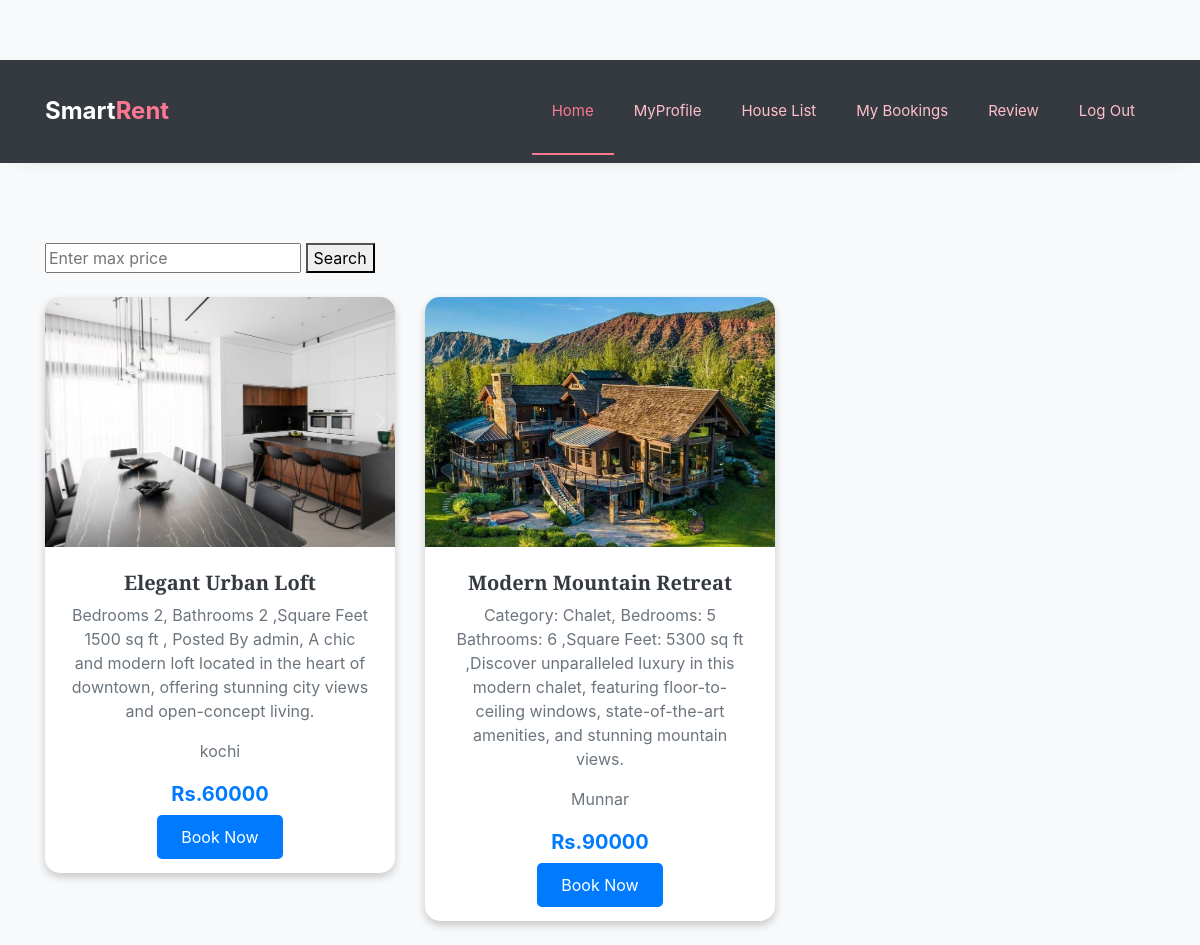
The page /User/HouseList/ on the database as committed earlier.
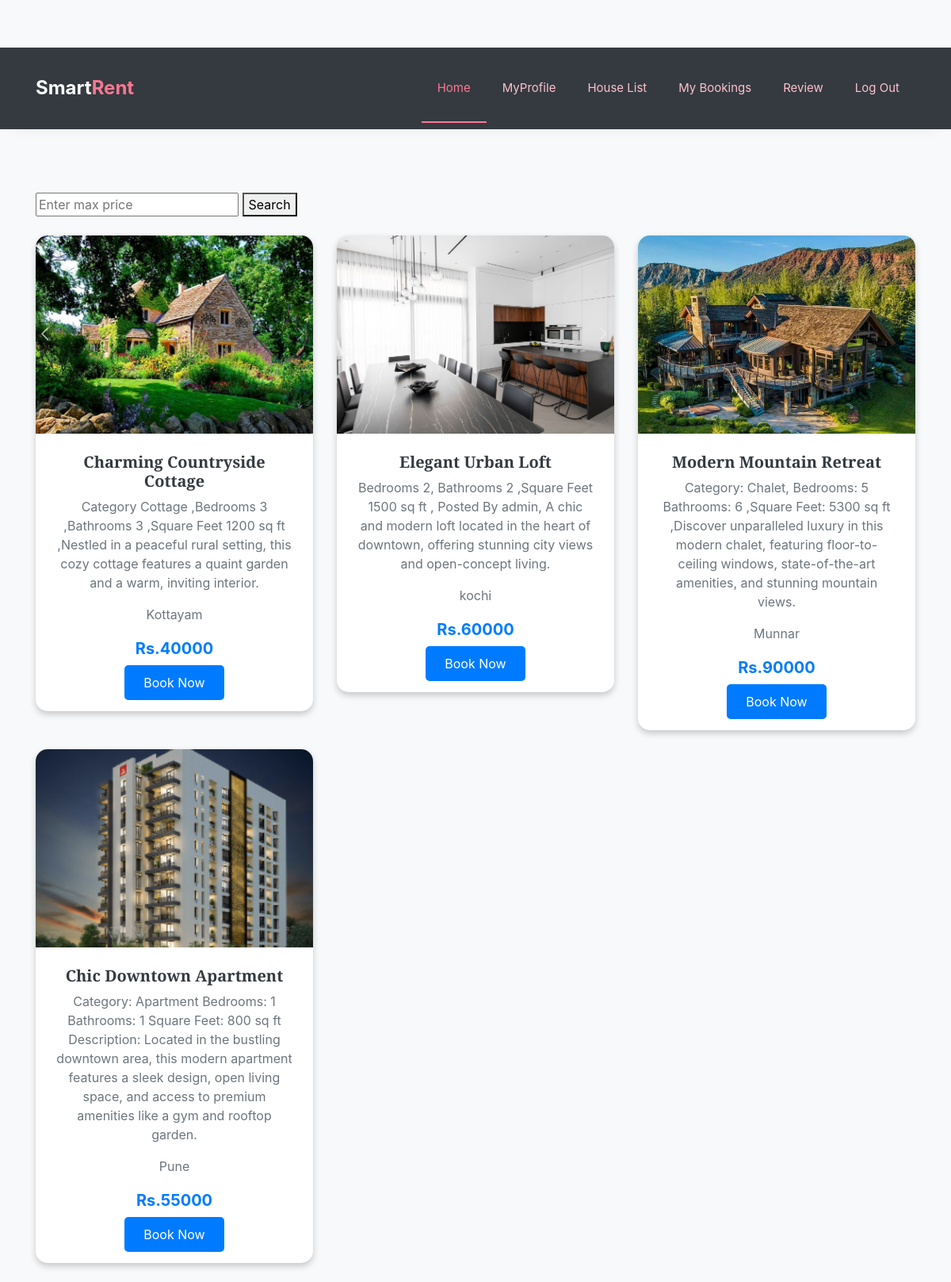
The same page on the database as committed later.
### Guest/models.py (models this page shows)
class tbl_house(models.Model):
    house_title=models.CharField(max_length=10)
    house_description=models.CharField(max_length=100)
    house_category=models.ForeignKey(tbl_category,on_delete=models.CASCADE)
    house_price=models.IntegerField()
    house_image=models.FileField(upload_to='HouseDocs/')
    house_location=models.CharField(max_length=50)
    house_status=models.IntegerField(default=0)
    owner=models.ForeignKey(tbl_owner,on_delete=models.SET_NULL,null=True)
    admin = models.ForeignKey(tbl_admin, on_delete=models.SET_NULL, null=True)

### User/views.py (the view)
# urls.py: path('HouseList/',views.houselist,name='houselist'),
def houselist(request):
    booked_or_paid_houses = tbl_booking.objects.filter(
        booking_status='1',
        payment_status='1'
    ).values_list('house_id', flat=True)
    available_houses = tbl_house.objects.exclude(id__in=booked_or_paid_houses)
    return render(request, 'User/HouseList.html', {'Data': available_houses})

### User/Templates/User/HouseList.html (shortened to what this page needs)
{% extends 'User/header.html' %}
{% load static %}
{% block content %}
<!DOCTYPE html>
<html lang="en">
<head>
    <link rel="stylesheet" href="https://stackpath.bootstrapcdn.com/bootstrap/4.5.2/css/bootstrap.min.css">
</head>
<body>
    <div class="container" style="margin-top: 80px;">
        <div class="row mb-4">
            <div class="col-md-12">
                <form id="searchForm" enctype="multipart/form-data">
                    <input type="text" id="priceInput" placeholder="Enter max price">
                    <button type="submit">Search</button>
                </form>
            </div>
        </div>
        <div class="row" id="house-list">
            {% for i in Data %}
            <div class="col-md-4 mb-4">
                <div class="food-card">
                    <img src="{{ i.house_image.url }}" class="card-img-top" alt="{{ i.house_title }}">
                    <div class="food-card-body">
                        <h5 class="food-card-title">{{ i.house_title }}</h5>
                        <p class="food-card-text">{{ i.house_description }}</p>
                        <p class="food-card-text">{{ i.house_location }}</p>
                        <p class="food-card-price">Rs.{{ i.house_price }}</p>
                        <a href="{% url 'webuser:booking' i.id %}" class="food-card-btn">Book Now</a>
                    </div>
                </div>
            </div>
            {% endfor %}
        </div>
    </div>
</body>
</html>
{% endblock content %}

### User/Templates/User/Header.html (shortened to what this page needs)
{% load static %}
<!DOCTYPE html>
<html lang="en">
  <head>
    <link rel="stylesheet" href="https://stackpath.bootstrapcdn.com/font-awesome/4.7.0/css/font-awesome.min.css">
    <link rel="stylesheet" href="{% static 'User/css/animate.css' %}">
    <link rel="stylesheet" href="{% static 'User/css/owl.carousel.min.css' %}">
    <link rel="stylesheet" href="{% static 'User/css/owl.theme.default.min.css' %}">
    <link rel="stylesheet" href="{% static 'User/css/magnific-popup.css' %}">
    <link rel="stylesheet" href="{% static 'User/css/bootstrap-datepicker.css' %}">
    <link rel="stylesheet" href="{% static 'User/css/jquery.timepicker.css' %}">
    <link rel="stylesheet" href="{% static 'User/css/flaticon.css' %}">
    <link rel="stylesheet" href="{% static 'User/css/style.css' %}">
  </head>
  <body>
		<nav class="navbar navbar-expand-lg navbar-dark ftco_navbar bg-dark ftco-navbar-light" id="ftco-navbar">
	    <div class="container">
	    	<a class="navbar-brand" href="{% url 'webuser:homepage' %}">Smart<span>Rent</span></a>
	      <div class="collapse navbar-collapse" id="ftco-nav">
	        <ul class="navbar-nav ml-auto">
	        	<li class="nav-item active"><a href="{% url 'webuser:homepage' %}" class="nav-link">Home</a></li>
	        	<li class="nav-item"><a href="{% url 'webuser:myprofile' %}" class="nav-link">MyProfile</a></li>
	        	<li class="nav-item"><a href="{% url 'webuser:houselist' %}" class="nav-link">House List</a></li>
            <li class="nav-item"><a href="{% url 'webuser:mybooking' %}" class="nav-link">My Bookings</a></li>
	        	<li class="nav-item"><a href="{% url 'webuser:review' %}" class="nav-link">Review</a></li>
            <li class="nav-item"><a href="{% url 'webuser:logout' %}" class="nav-link">Log Out</a></li>
	        </ul>
	      </div>
	    </div>
	  </nav>
    {% block content %}
    {% endblock content %}
</body>
</html>

### User/Templates/User/HouseList.html (style rules this page uses)
body { background-color: #f8f9fa; padding-top: 60px; }
.food-card { border: none; border-radius: 15px; overflow: hidden; box-shadow: 0 4px 8px rgba(0,0,0,0.2); transition: transform 0.3s ease, box-shadow 0.3s ease; background-color: #fff; }
.food-card img { width: 100%; height: 250px; object-fit: cover; }
.food-card-body { padding: 1.5rem; text-align: center; }
.food-card-title { font-size: 1.25rem; font-weight: bold; color: #343a40; margin-bottom: 0.5rem; }
.food-card-text { font-size: 1rem; color: #6c757d; margin-bottom: 1rem; }
.food-card-price { font-size: 1.25rem; font-weight: bold; color: #007bff; margin-bottom: 1rem; }
.food-card-btn { background-color: #007bff; border: none; color: white; padding: 0.75rem 1.5rem; font-size: 1rem; border-radius: 5px; transition: background-color 0.3s ease; cursor: pointer; }

Rows that differ between the two databases and show on the page:
now on this page (row unchanged): tbl_house: house_image (picture), house_title "Charming Countryside Cottage", house_description "Category Cottage ,Bedrooms 3 ,Bathrooms 3 ,Square Feet 1200 sq ft ,Nestled in a peaceful rural setting, this cozy cottage features a quaint garden and a warm, inviting interior.", house_location "Kottayam", house_price "40000"
added tbl_house: house_image (picture), house_title "Chic Downtown Apartment", house_description "Category: Apartment Bedrooms: 1 Bathrooms: 1 Square Feet: 800 sq ft Description: Located in the bustling downtown area, this modern apartment features a sleek design, open living space, and access to premium amenities like a gym and rooftop garden.", house_location "Pune", house_price "55000"
